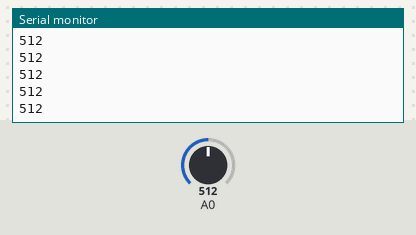
A sketch run on a simulated Arduino Uno, built with avr-gcc and run on an emulated ATmega328P. Parts: the last lines printed to the serial monitor. The test bench sets the inputs (shaded band); at power-on: A0 = 512.

Above: at 1.2 s.
1.3 s: A0 set to 716
At 2.48 s:
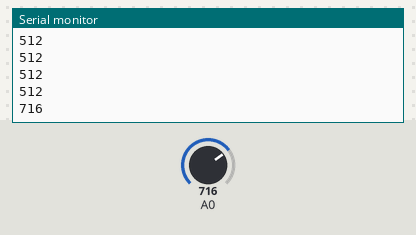
2.8 s: A0 set to 900
At 2.82 s:
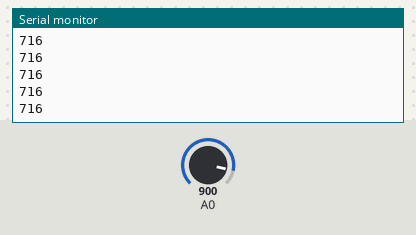
Timing chart, 0 to 5.8 s (numbered marks = the images above; inputs shaded):
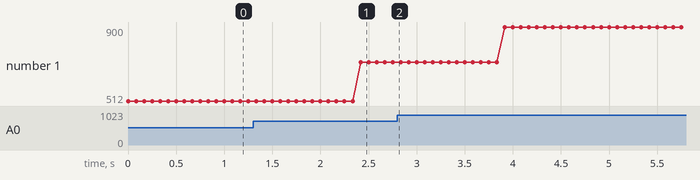

The sketch:

_____01.ino
```cpp
int value = 0;

void setup() {
  // センサの値をグラフで表示する準備
  Serial.begin(600);
}

void loop() {
  // 変数valueにA0ピンの値を読み取って代入する
  value = analogRead(0);

  // 読み取った値をグラフや数値として表示させる
  Serial.println(value);
}
```

Measured:
- after the input at 1.3 s, the serial monitor: prints a new line after 1.1 s (image 1)
- plotted number 1: 512 → 716 after the input at 1.3 s, 716 → 900 after the input at 2.8 s
